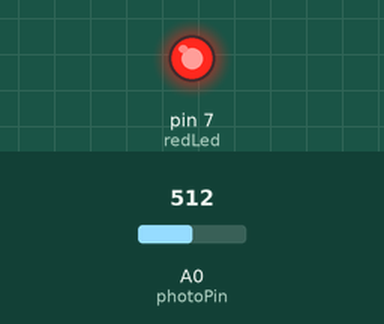
A sketch run on a simulated Arduino Uno, built with avr-gcc and run on an emulated ATmega328P. On the bench: output pins drawn as LEDs (lit = HIGH). The inputs (shaded band) are chosen by the test bench; at power-on: A0 (photoPin) = 512.

Above: at 1.8 s.
1.9 s: A0 (photoPin) set to 485
At 2.4 s:
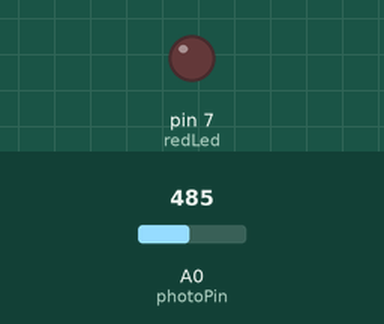
3.5 s: A0 (photoPin) set to 510
At 5.2 s:
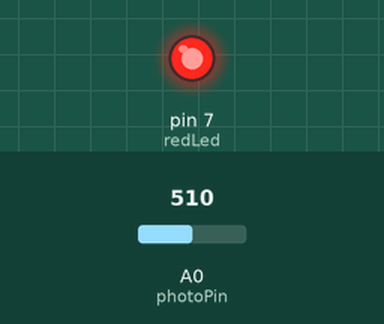
5.5 s: A0 (photoPin) set to 490
At 6.7 s:
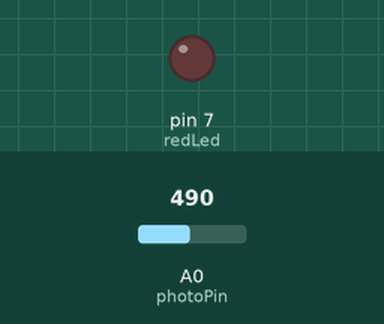
Timing chart, 0 to 8.5 s (numbered marks = the images above; inputs shaded):
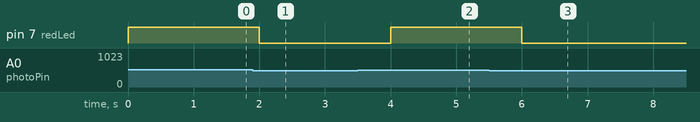

The sketch:

Task_1.ino
```cpp
const int photoPin = 0;
const int redLed = 7;

const int darkLevel = 500; //The value the photoresistor has to at least be before turning the LED on
void setup()
{
	Serial.begin(9600);
	pinMode(redLed, OUTPUT);
}

// Add the main program code into the continuous loop() function
void loop()
{
	int lightLevel = analogRead(photoPin);
#ifdef DEBUG
	Serial.print("Light Level: ");
	Serial.println(lightLevel);

#endif // DEBUG

	if (lightLevel > darkLevel)
	{
		digitalWrite(redLed, HIGH);
	}
	else
	{
		digitalWrite(redLed, LOW);
	}
	delay(1000);
}
```

Measured:
- the behaviour switches between 501 and 500 on A0 (photoPin) (found by bisection; images 0 and 1)
- after the input at 1.9 s, pin 7 (redLed): HIGH → LOW after 0.10 s
- after the input at 3.5 s, pin 7 (redLed): LOW → HIGH after 0.50 s
- after the input at 5.5 s, pin 7 (redLed): HIGH → LOW after 0.50 s
